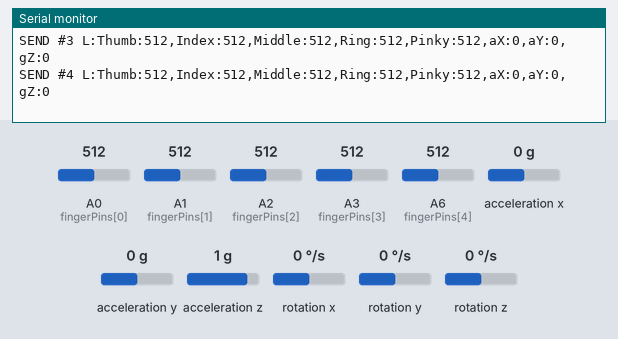
This sketch was run on a simulated Arduino Nano, built with avr-gcc and run on an emulated ATmega328P. On the bench: the last lines printed to the serial monitor. Wiring (inferred from the names in the program): MPU-6050 motion sensor at I2C address 0x68. Inputs (shaded band) come from the test bench; at power-on: A0 (fingerPins[0]) = 512, A1 (fingerPins[1]) = 512, A2 (fingerPins[2]) = 512, A3 (fingerPins[3]) = 512, A6 (fingerPins[4]) = 512, acceleration x 0 g, acceleration y 0 g, acceleration z 1 g, rotation x 0 °/s, rotation y 0 °/s, rotation z 0 °/s. No radio packets arrive unless stated.

Above: at 1.2 s.
1.3 s: A0 (fingerPins[0]) set to 109
At 1.42 s:
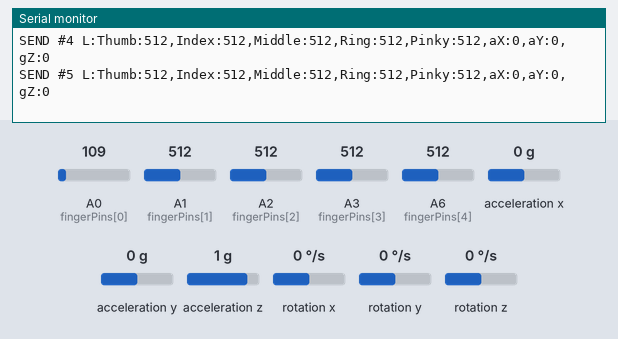
4.3 s: A0 (fingerPins[0]) set to 92
At 4.42 s:
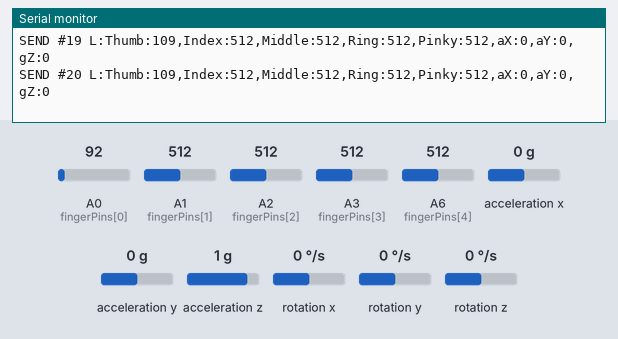
7.3 s: A1 (fingerPins[1]) set to 105
At 7.42 s:
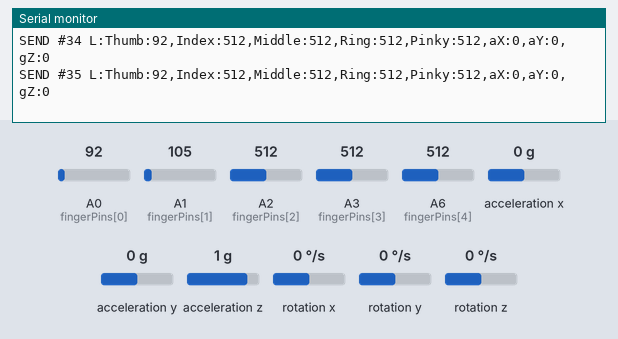
8.8 s: A1 (fingerPins[1]) set to 89
At 8.82 s:
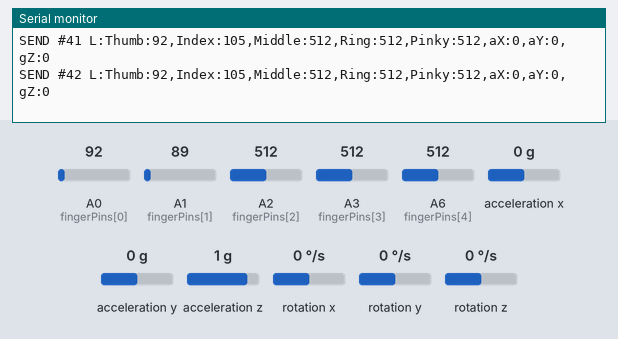
Timing chart, 0 to 11.8 s (numbered marks = the images above; inputs shaded):
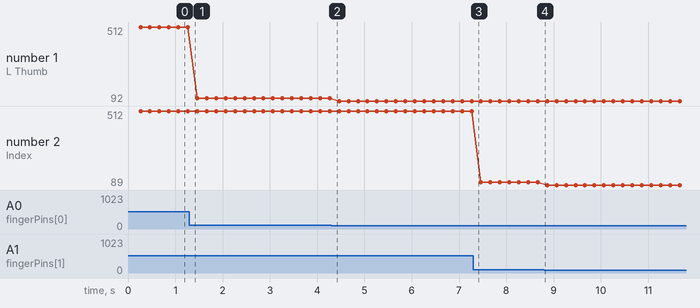

The sketch:

left_315m_text_tx.ino
```cpp
/*

  left_315m_text_tx.ino

  左手 315M 文本协议发射版：沿用最小版可工作的纯文本链路，发送完整五指 + MPU 数据。


  接线：

  - 315M TX DATA -> D13

  - 五指：Thumb=A0, Index=A1, Middle=A2, Ring=A3, Pinky=A6

  - MPU6050：SDA=A4, SCL=A5


  发射格式：

  L:Thumb:xxx,Index:xxx,Middle:xxx,Ring:xxx,Pinky:xxx,aX:xxx,aY:xxx,gZ:xxx

*/


#include <Wire.h>

#include <SPI.h>

#include <RH_ASK.h>


#define RF_TX_PIN 13

#define MPU_ADDR 0x68


const uint8_t fingerPins[5] = {A0, A1, A2, A3, A6};

const unsigned long SEND_INTERVAL_MS = 200;


RH_ASK rf(2000, 11, RF_TX_PIN, 10);

unsigned long lastSendMs = 0;

uint16_t seq = 0;


void initMPU() {

  Wire.beginTransmission(MPU_ADDR);

  Wire.write(0x6B);

  Wire.write(0);

  byte err = Wire.endTransmission(true);

  Serial.println(err == 0 ? F("MPU OK") : F("MPU WARN"));

}


bool readMPU(int16_t &ax, int16_t &ay, int16_t &gz) {

  Wire.beginTransmission(MPU_ADDR);

  Wire.write(0x3B);

  if (Wire.endTransmission(false) != 0) return false;


  uint8_t n = Wire.requestFrom(MPU_ADDR, 14, true);

  if (n < 14) return false;


  int16_t axRaw = (Wire.read() << 8) | Wire.read();

  int16_t ayRaw = (Wire.read() << 8) | Wire.read();

  Wire.read(); Wire.read();

  Wire.read(); Wire.read();

  Wire.read(); Wire.read();

  Wire.read(); Wire.read();

  int16_t gzRaw = (Wire.read() << 8) | Wire.read();


  ax = axRaw / 100;

  ay = ayRaw / 100;

  gz = gzRaw / 100;

  return true;

}


void setup() {

  Serial.begin(9600);

  Wire.begin();


  Serial.println(F("Left 315M text TX boot"));

  initMPU();


  if (rf.init()) {

    Serial.println(F("RF TX OK D13"));

  } else {

    Serial.println(F("RF TX FAIL"));

  }

}


void loop() {

  unsigned long now = millis();

  if (now - lastSendMs < SEND_INTERVAL_MS) return;

  lastSendMs = now;


  int thumb = analogRead(fingerPins[0]);

  int index = analogRead(fingerPins[1]);

  int middle = analogRead(fingerPins[2]);

  int ring = analogRead(fingerPins[3]);

  int pinky = analogRead(fingerPins[4]);


  int16_t ax = 0, ay = 0, gz = 0;

  readMPU(ax, ay, gz);


  char msg[96];

  snprintf(msg, sizeof(msg),

           "L:Thumb:%d,Index:%d,Middle:%d,Ring:%d,Pinky:%d,aX:%d,aY:%d,gZ:%d",

           thumb, index, middle, ring, pinky, ax, ay, gz);


  rf.send((uint8_t *)msg, strlen(msg));

  rf.waitPacketSent();


  Serial.print(F("SEND #"));

  Serial.print(seq++);

  Serial.print(F(" "));

  Serial.println(msg);

}
```

Measured:
- plotted number 1: 512 → 109 after the input at 1.3 s, 109 → 92 after the input at 4.3 s
- plotted number 2: 512 → 105 after the input at 7.3 s, 105 → 89 after the input at 8.8 s
